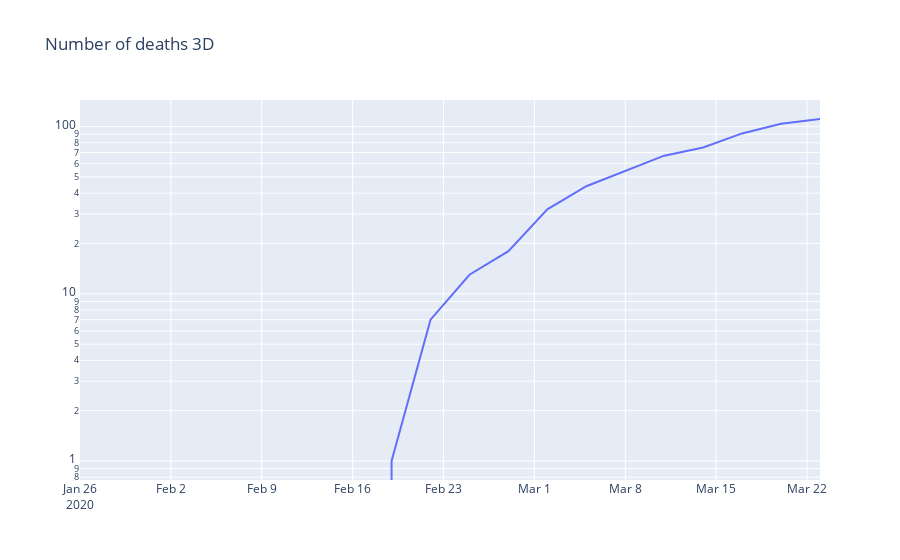

Notebook code for this chart:
### Code cell
freq = "3D"
group = df.groupby(pd.Grouper(key="date", freq="3D"))
df1 = group.agg(
    {"n_positive": "max", "n_deaths": "max", "delta_n_positive": "sum", "n_tests": "max"}
)
df1 = df1.fillna(0)
df1.head()

fig = go.Figure()
fig.add_trace(
    go.Scatter(
        x=df2.date,
        y=df2.n_deaths,
        mode="lines",
    )
)
fig.update_layout(yaxis_type="log", title=f"Number of deaths {freq}")
fig.show()

### Figure 1 — Plotly figure (JSON) as saved in the notebook; plotly's stock layout.template omitted (floating-point values rounded to 4 significant figures)
{"data": [{"mode": "lines", "type": "scatter", "x": ["2020-01-26T00:00:00", "2020-01-29T00:00:00", "2020-02-01T00:00:00", "2020-02-04T00:00:00", "2020-02-07T00:00:00", "2020-02-10T00:00:00", "2020-02-13T00:00:00", "2020-02-16T00:00:00", "2020-02-19T00:00:00", "2020-02-22T00:00:00", "2020-02-25T00:00:00", "2020-02-28T00:00:00", "2020-03-02T00:00:00", "2020-03-05T00:00:00", "2020-03-08T00:00:00", "2020-03-11T00:00:00", "2020-03-14T00:00:00", "2020-03-17T00:00:00", "2020-03-20T00:00:00", "2020-03-23T00:00:00"], "y": [0, 0, 0, 0, 0, 0, 0, 0, 1, 7, 13, 18, 32, 44, 54, 67, 75, 91, 104, 111]}], "layout": {"title": {"text": "Number of deaths 3D"}, "yaxis": {"type": "log"}}}
